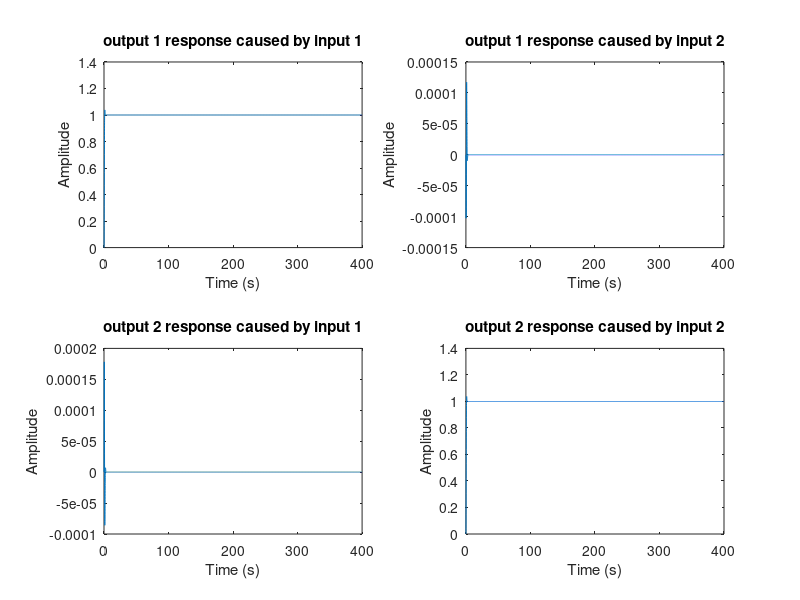

This figure's MATLAB source:
clc
clear
ap= [   -0.0375   0.0375   
        0.0468  -0.0647 ]

bp = [0.5   0    
      0  0.625]

cp = [  1   0
         0   1 ]

dp = 0*ones(2,2)
%2.Polos y ceros
sys=ss(ap,bp,cp,dp);
figure; pzmap(sys)
pause
% 3. Calculo de las barreras de estabilidad y desempeño
    w=logspace(-1,3,400);
    a=50;b=250;c=100;
    x1=20*ones(1,a); x2=60*zeros(1,b); x3=-20*ones(1,c);
    xt=[x1 x2 x3];
    x4=[10*ones(1,80) 0*zeros(1,320)];
    % barreras de estabilidad

    semilogx(w, xt,'r')
    ylim([-60,60])
    grid;
    hold on;
    semilogx(w,x4,'b')
    title('Barreras de Estabilidad')
    xlabel('w(rad/s)')
    ylabel('dB')

    hold off;
    pause
% 4. Calculo de los valores singulares de la planta
    w=logspace(-2,2,100); 
    sv=sigma(sys,w);
    vsmax(1)=max(sv(1,:));    vsmin(1)=min(sv(1,:));
    vsmax(2)=max(sv(2,:));    vsmin(2)=min(sv(2,:));
    vsmax     %vector de valores singulares maximos
    vsmin     %vector de valores singulares min
pause  
% 5. Plotear valores singulares
% Valores singulares planta original
w = logspace(-2,3,100);
sv = sigma(ss(ap, bp, cp, dp),w);
sv = 20*log10(sv);
semilogx(w, sv)
%clear sv
title('Valores singulares de la planta original')
grid
xlabel('Frequency (rad/sec)')
ylabel('Singular Values (dB)')
pause

% Planta con integrador
[ns nc] = size(bp);                      % ns = number of inputs;  nc = number of controls;   
a = [ ap             bp
      0*ones(nc,ns)    0*ones(nc,nc) ]

b = [ 0*ones(ns,nc)
      eye(nc)      ]

c = [ cp  0*ones(nc,nc) ]

d = 0*ones(nc,nc)
% Valores singulares de planta con integrador
sv = sigma(ss(a, b, c, d),w);
sv = 20*log10(sv);
semilogx(w, sv)
title('Valores singulares de la planta con integrador')
grid
xlabel('Frequency (rad/sec)')
ylabel('Singular Values (dB)')
pause

% 6. LQR
q = c'*c;                                            % State Weighting Matrix
rho = 1e-3;                                         
r = rho*eye(nc);                                      % Control Weigthing Matrix
[~, ~, g] = care(a,b,q,r)               % Compute Control Gain Matrix G
pause

% 7. Observador Filtro Kalman
ll =  inv(cp*inv(-ap)*bp + dp);     % Choose ll and lh to match singular values at all frequencies
lh = -inv(ap)*bp*ll;
l = [lh 
     ll];                           % ll, lh - for low and high frequency loop shaping

pnint = eye(nc);                                    % Process Noise Intensity Matrix
mu = 0.01;                                         
mnint = mu*eye(nc)  ;                                            
[~, ~, g1] = care(a',c',l*l', mnint);                          
h = g1'

% 8. Compensador
ak = [ a-b*g-h*c  0*ones(ns+nc,nc)
       g          0*ones(nc,nc) ]

bk = [ h
       0*ones(nc,nc) ]

ck = [0*ones(nc, ns+nc) eye(nc,nc) ]
% Valores singulares del compensador
sv = sigma(ss(ak, bk, ck, 0*eye(nc)),w);
sv = 20*log10(sv);
semilogx(w, sv)
%clear sv
title('Compensator Singular Values')
grid
xlabel('Frequency (rad/sec)')
ylabel('Singular Values (dB)')
pause


% 9.Sensibilidad S y T
% Open Loop Analysis

al = [ ap                     bp*ck
       0*ones(ns+nc+nc,ns)    ak    ]

bl = [ 0*ones(ns,nc)
       bk ]
    
cl = [ cp  0*ones(nc,ns+nc+nc) ]
sv = sigma(ss(al-bl*cl, bl, -cl, eye(nc)),w);
sv = 20*log10(sv);
semilogx(w, sv)
%clear sv
title('Sensitivity Singular Values')
grid
xlabel('Frequency (rad/sec)')
ylabel('Singular Values (dB)')
pause 

sv = sigma(ss(al-bl*cl, bl, cl, 0*eye(nc)),w);
sv = 20*log10(sv);
semilogx(w, sv)
%clear sv
title('Complementary Sensitivity Singular Values')
grid
xlabel('Frequency (rad/sec)')
ylabel('Singular Values (dB)')
pause     
% 10. Step al sistema
% Closed Loop Analysis
[y,t] = step(ss(al-bl*cl, bl, cl, 0*eye(nc)));
subplot(2,2,1)
plot(t,y(:,1,1))
xlabel('Time (s)')
ylabel('Amplitude')
title('output 1 response caused by input 1')

subplot(2,2,2)
plot(t,y(:,1,2))
xlabel('Time (s)')
ylabel('Amplitude')
title('output 1 response caused by input 2')

subplot(2,2,3)
plot(t,y(:,2,1))
xlabel('Time (s)')
ylabel('Amplitude')
title('output 2 response caused by input 1')

subplot(2,2,4)
plot(t,y(:,2,2))
xlabel('Time (s)')
ylabel('Amplitude')
title('output 2 response caused by input 2')

